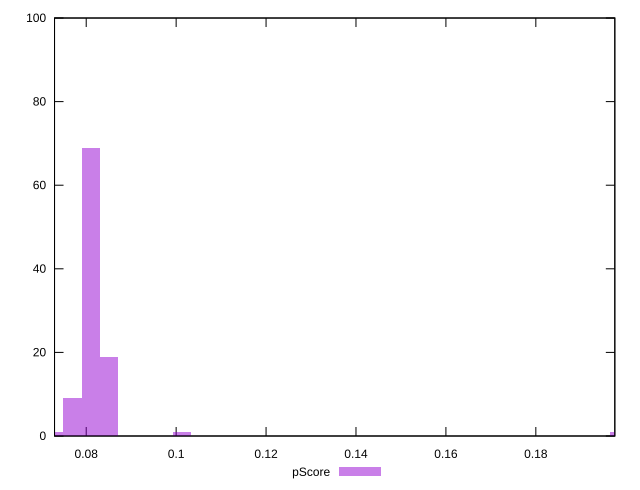

gnuplot code for this plot:
reset

$pScore <<EOF
0.07290506439866036 1
0.08100562710962261 69
0.07695534575414148 9
0.10125703388702827 1
0.08505590846510375 19
0.1984637864185754 1
EOF

set key outside below
set boxwidth 0.004050281355481131
set xrange [0.07295305357279208:0.19756805971820424]
set yrange [0:100]
set trange [0:100]
set style fill transparent solid 0.5 noborder
set terminal svg size 640, 490 enhanced background rgb 'white'
set output "reports/report_00030_2021-02-24T20-42-31.540Z/interactive/samples/astro/pScore/histogram.svg"

plot $pScore title "pScore" with boxes

reset
